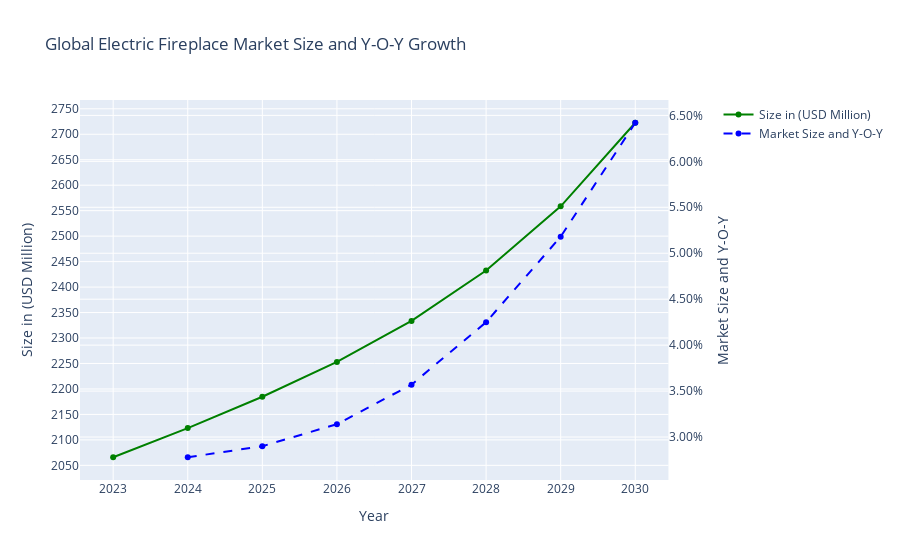

The code cell stored with this chart in its notebook:
### Code cell
import pandas as pd
import plotly.graph_objects as go
from plotly.subplots import make_subplots

# Load the Excel file
file_path = 'firemarket.xlsx'
sheet_names = ['Table1', 'Table2', 'Table3', 'Table4', 'Table5', 'Table6', 'Table7']

data = {sheet: pd.read_excel(file_path, sheet_name=sheet) for sheet in sheet_names}
df_table1 = data['Table1']

# Create subplots with secondary y-axis
fig = make_subplots(specs=[[{"secondary_y": True}]])

# Add traces
fig.add_trace(
    go.Scatter(x=df_table1['Year'], y=df_table1['Size in (USD Million)'], name='Size in (USD Million)',
               mode='lines+markers', line=dict(color='green')),
    secondary_y=False,
)

fig.add_trace(
    go.Scatter(x=df_table1['Year'], y=df_table1['Market Size and Y-O-Y'], name='Market Size and Y-O-Y',
               mode='lines+markers', line=dict(color='blue', dash='dash')),
    secondary_y=True,
)

# Add figure title
fig.update_layout(
    title_text="Global Electric Fireplace Market Size and Y-O-Y Growth"
)

# Set x-axis title
fig.update_xaxes(title_text="Year")

# Set y-axes titles
fig.update_yaxes(title_text="Size in (USD Million)", secondary_y=False)
fig.update_yaxes(title_text="Market Size and Y-O-Y", secondary_y=True)

# Set y-axis tick interval
fig.update_yaxes(tick0=0, dtick=50, secondary_y=False)
fig.update_yaxes(tickformat=".2%", secondary_y=True)

# Show the plot
fig.show()

### Figure 1 — Plotly figure (JSON) as saved in the notebook; plotly's stock layout.template omitted (floating-point values rounded to 4 significant figures)
{"data": [{"line": {"color": "green"}, "mode": "lines+markers", "name": "Size in (USD Million)", "type": "scatter", "x": [2023, 2024, 2025, 2026, 2027, 2028, 2029, 2030], "xaxis": "x", "y": [2066.0, 2123.0, 2185.0, 2253.0, 2334.0, 2433.0, 2558.0, 2723.0], "yaxis": "y"}, {"line": {"color": "blue", "dash": "dash"}, "mode": "lines+markers", "name": "Market Size and Y-O-Y", "type": "scatter", "x": [2023, 2024, 2025, 2026, 2027, 2028, 2029, 2030], "xaxis": "x", "y": [null, 0.0278, 0.029, 0.0314, 0.0357, 0.0425, 0.0518, 0.0642], "yaxis": "y2"}], "layout": {"title": {"text": "Global Electric Fireplace Market Size and Y-O-Y Growth"}, "xaxis": {"anchor": "y", "domain": [0, 0.94], "title": {"text": "Year"}}, "yaxis": {"anchor": "x", "domain": [0, 1], "dtick": 50, "tick0": 0, "title": {"text": "Size in (USD Million)"}}, "yaxis2": {"anchor": "x", "overlaying": "y", "side": "right", "tickformat": ".2%", "title": {"text": "Market Size and Y-O-Y"}}}}
